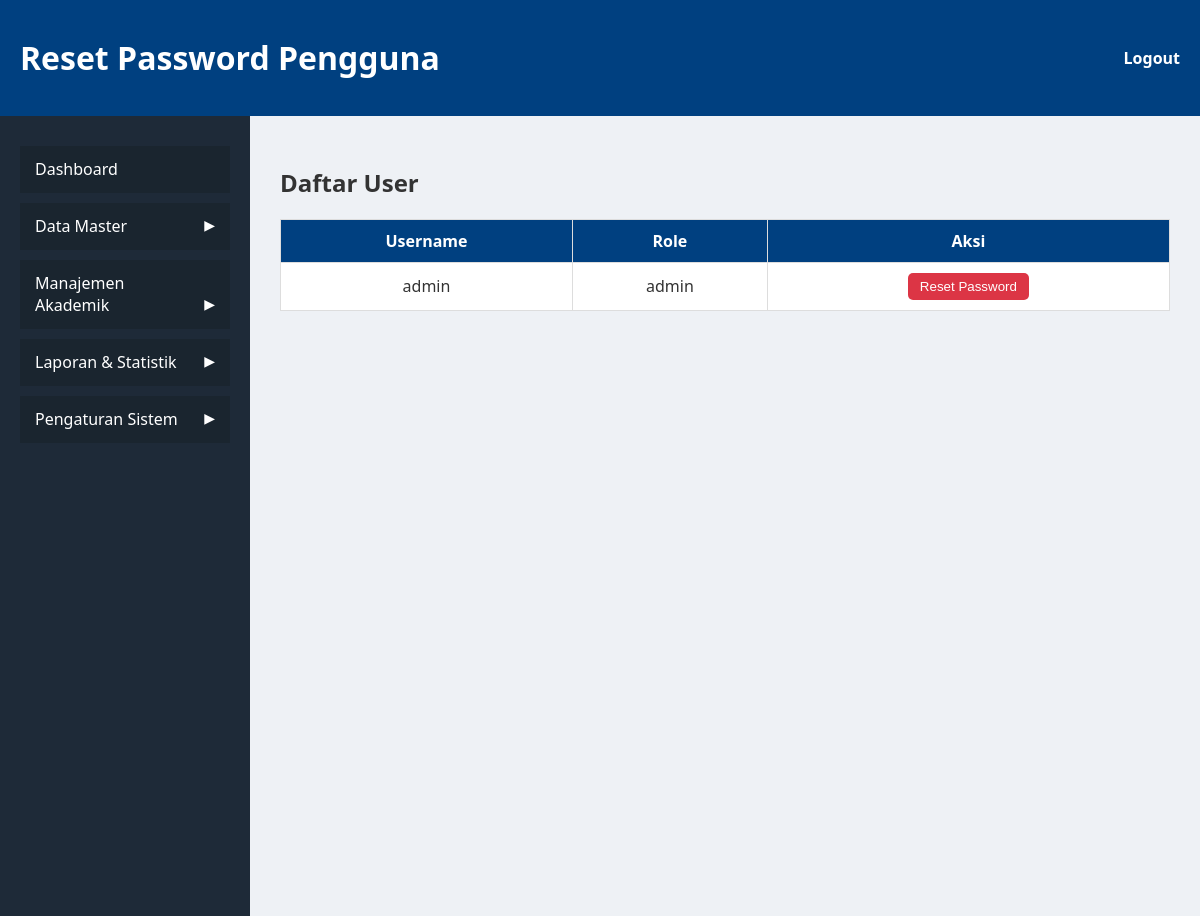
/pages/admin/reset.php (signed in), run on an earlier commit of the app's database.
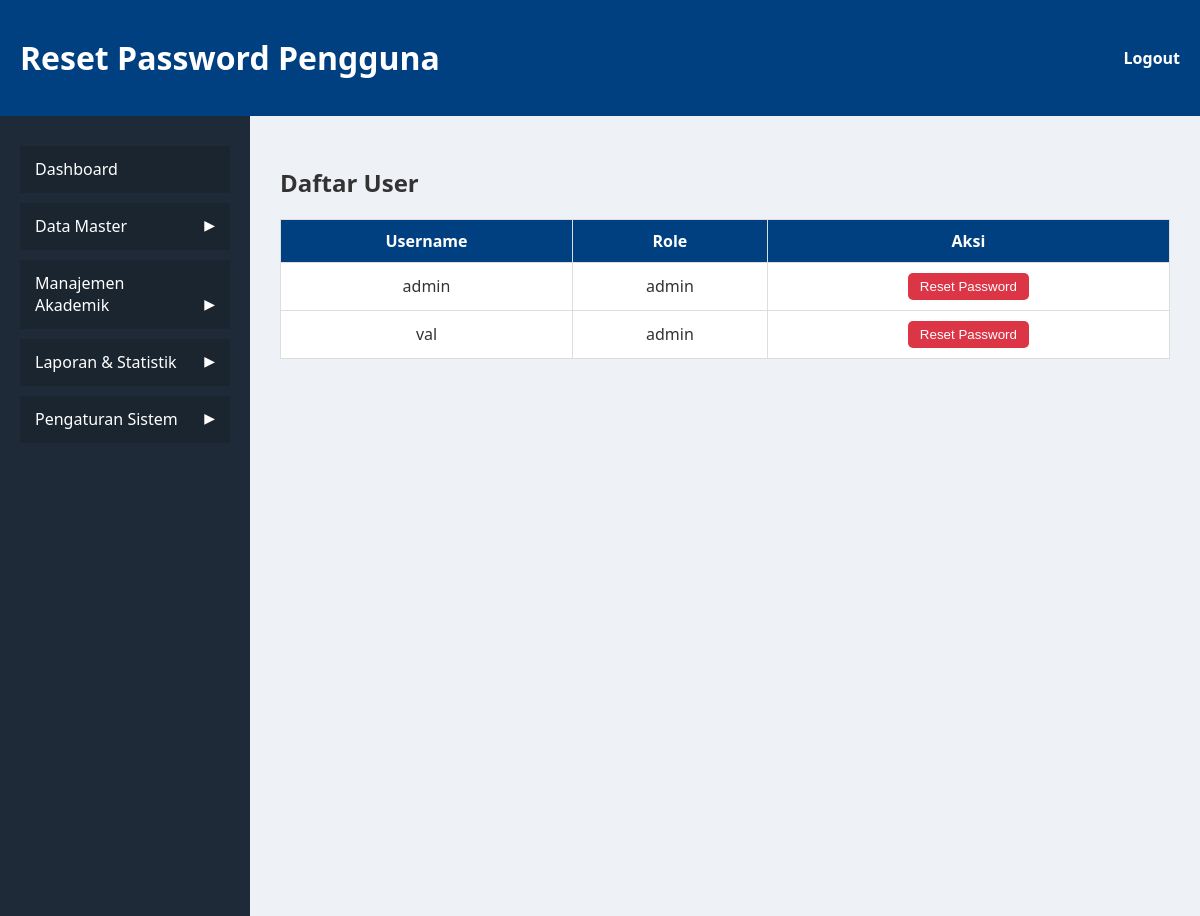
And on a later commit of the database.
### tables this page shows
CREATE TABLE IF NOT EXISTS `users` (
  `id_user` int(11) NOT NULL AUTO_INCREMENT,
  `username` varchar(50) DEFAULT NULL,
  `password` varchar(255) DEFAULT NULL,
  `role` enum('admin','mahasiswa','dosen') DEFAULT NULL,
  `status` enum('aktif','nonaktif') DEFAULT 'aktif',
  PRIMARY KEY (`id_user`),
  UNIQUE KEY `username` (`username`)
);

### pages/admin/reset.php (the view, shortened to what this page needs)
<?php
include '../../includes/koneksi.php';
$result = mysqli_query($conn, "SELECT * FROM users");
?>
<!DOCTYPE html>
<html>
<head>
    <link rel="stylesheet" href="../../assets/css/dashboard.css">
    <link rel="stylesheet" href="../../assets/css/reset.css">
</head>
<body>
<header class="sticky-header">
    <h1>Reset Password Pengguna</h1>
    <nav><a href="../../auth/logout.php">Logout</a></nav>
</header>
<div class="main-wrapper">
    <aside class="sidebar sticky-sidebar">
        <ul class="sidebar-menu">
            <li class="dashboard"><a href="dashboard.php">Dashboard</a></li>
            <li class="dropdown" onclick="toggleDropdown(this)">
                <span>Data Master</span> <span class="arrow">&#9654;</span>
            </li>
            <li class="dropdown" onclick="toggleDropdown(this)">
                <span>Manajemen Akademik</span> <span class="arrow">&#9654;</span>
            </li>
            <li class="dropdown" onclick="toggleDropdown(this)">
                <span>Laporan & Statistik</span> <span class="arrow">&#9654;</span>
            </li>
            <li class="dropdown" onclick="toggleDropdown(this)">
                <span>Pengaturan Sistem</span> <span class="arrow">&#9654;</span>
            </li>
        </ul>
    </aside>
    <div class="content">
        <h2>Daftar User</h2>
        <table>
            <thead>
                <tr>
                    <th>Username</th>
                    <th>Role</th>
                    <th>Aksi</th>
                </tr>
            </thead>
            <tbody>
                <?php while ($user = mysqli_fetch_assoc($result)) { ?>
                    <tr>
                        <td><?= $user['username'] ?></td>
                        <td><?= $user['role'] ?></td>
                        <td>
                            <form method="POST" action="proses_reset.php" onsubmit="return confirm('Reset password untuk <?= $user['username'] ?>?')">
                                <button type="submit" class="btn-reset">Reset Password</button>
                            </form>
                        </td>
                    </tr>
                <?php } ?>
            </tbody>
        </table>
    </div>
</div>
</body>
</html>

What changed in the data, as far as the page shows it:
added users: username "val", role "admin"
